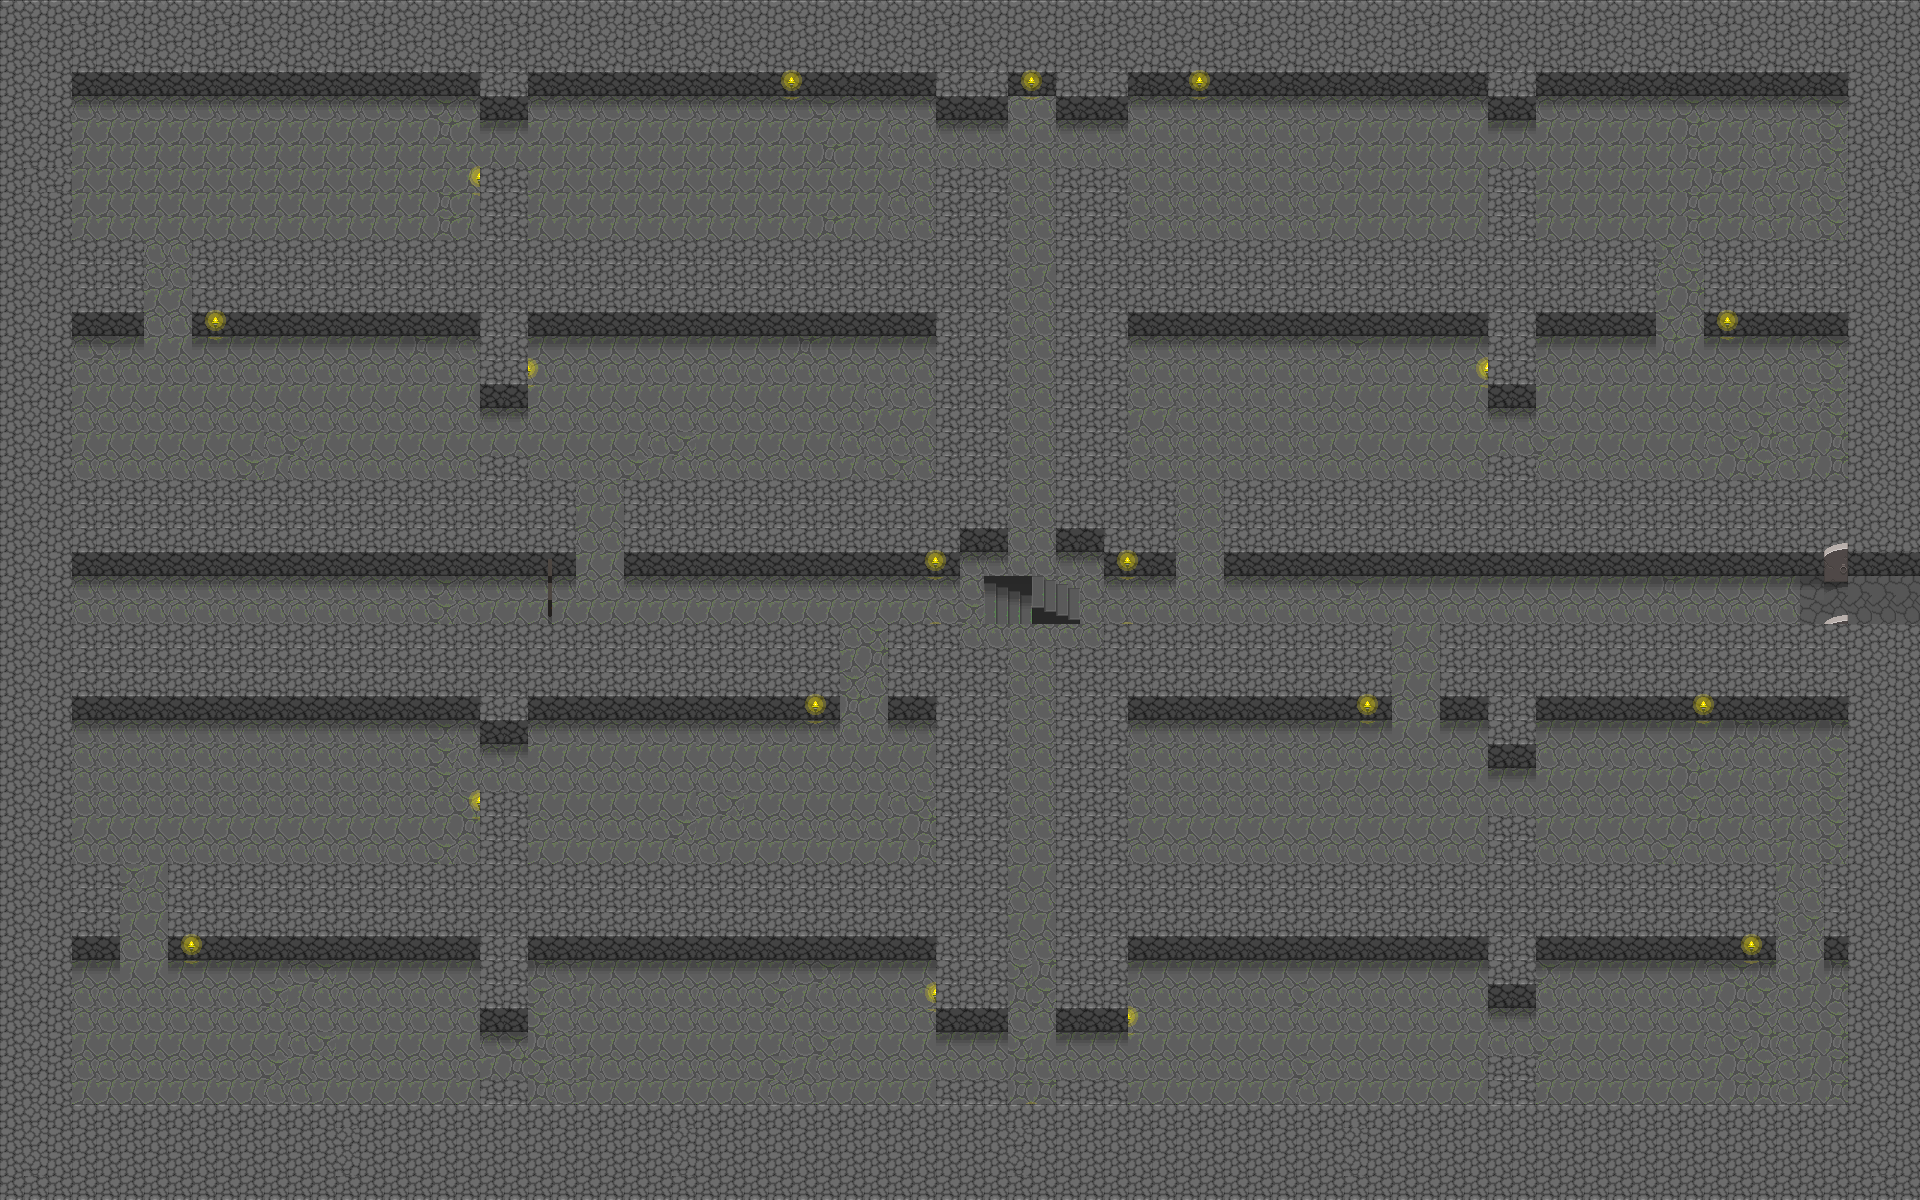

This is a level from a 2D game, rendered from its Tiled map with the project's own tilesets. A one-line summary and the map file follow, with tile-layer data summarised:
An orthogonal 80x50 tile map with 24x24 px tiles, 5 tile layers (Kachelebene 1, Kachelebene 2, Kachelebene 3, Kachelebene 4, ...) and 80 objects.

<map version="2017.05.26" orientation="orthogonal" renderorder="right-down" width="80" height="50" tilewidth="24" tileheight="24" nextobjectid="101">
 <tileset firstgid="1" source="../../tilesets/uf_tileset_terrain.tsx" />
 <layer name="Kachelebene 1" width="80" height="50">
  <data>[4000 cells, 4000 non-empty, 15 distinct tile ids]</data>
 </layer>
 <layer name="Kachelebene 2" width="80" height="50">
  <data>[4000 cells, 1698 non-empty, 13 distinct tile ids]</data>
 </layer>
 <layer name="Kachelebene 3" width="80" height="50">
  <data>[4000 cells, 6 non-empty, 5 distinct tile ids]</data>
 </layer>
 <layer name="Kachelebene 4" width="80" height="50">
  <data>[4000 cells, 98 non-empty, 11 distinct tile ids]</data>
 </layer>
 <layer name="Kachelebene 5" width="80" height="50">
  <data>[4000 cells, 0 non-empty, 0 distinct tile ids]</data>
 </layer>
 <objectgroup name="objects_players" visible="0">
  <object id="1" x="960" y="552" width="48" height="96" />
  <object id="2" x="1056" y="552" width="48" height="96" />
  <object id="4" x="1008" y="624" width="48" height="480" />
  <object id="5" x="1008" y="96" width="48" height="480" />
  <object id="7" x="936" y="120" width="72" height="48" />
  <object id="8" x="1056" y="120" width="72" height="48" />
  <object id="9" x="1056" y="1032" width="72" height="48" />
  <object id="10" x="936" y="1032" width="72" height="48" />
  <object id="11" x="1128" y="96" width="360" height="144" />
  <object id="12" x="1128" y="336" width="360" height="144" />
  <object id="13" x="1176" y="480" width="48" height="96" />
  <object id="14" x="1128" y="720" width="360" height="144" />
  <object id="15" x="1128" y="960" width="360" height="144" />
  <object id="16" x="528" y="720" width="408" height="144" />
  <object id="17" x="528" y="960" width="408" height="144" />
  <object id="18" x="528" y="336" width="408" height="144" />
  <object id="19" x="528" y="96" width="408" height="144" />
  <object id="20" x="480" y="120" width="48" height="48" />
  <object id="21" x="480" y="408" width="48" height="48" />
  <object id="22" x="480" y="744" width="48" height="48" />
  <object id="23" x="480" y="1032" width="48" height="48" />
  <object id="24" x="1488" y="768" width="48" height="48" />
  <object id="25" x="1488" y="1008" width="48" height="48" />
  <object id="26" x="1488" y="408" width="48" height="48" />
  <object id="27" x="1488" y="120" width="48" height="48" />
  <object id="28" x="1392" y="624" width="48" height="96" />
  <object id="29" x="840" y="624" width="48" height="96" />
  <object id="30" x="576" y="480" width="48" height="96" />
  <object id="31" x="1104" y="576" width="744" height="48" />
  <object id="33" x="72" y="720" width="408" height="144" />
  <object id="34" x="72" y="960" width="408" height="144" />
  <object id="35" x="120" y="864" width="48" height="96" />
  <object id="36" x="1536" y="960" width="312" height="144" />
  <object id="37" x="1776" y="864" width="48" height="96" />
  <object id="38" x="1536" y="720" width="312" height="144" />
  <object id="39" x="1536" y="336" width="312" height="144" />
  <object id="40" x="1536" y="96" width="312" height="144" />
  <object id="42" x="1656" y="240" width="48" height="96" />
  <object id="43" x="72" y="96" width="408" height="144" />
  <object id="44" x="144" y="240" width="48" height="96" />
  <object id="45" x="72" y="336" width="408" height="144" />
  <object id="98" x="552" y="576" width="408" height="48" />
 </objectgroup>
 <objectgroup name="objects_npcs">
  <object id="49" x="1008" y="624" width="48" height="480" />
  <object id="50" x="1008" y="96" width="48" height="480" />
  <object id="55" x="1128" y="96" width="360" height="144" />
  <object id="56" x="1128" y="336" width="360" height="144" />
  <object id="58" x="1128" y="720" width="360" height="144" />
  <object id="59" x="1128" y="960" width="360" height="144" />
  <object id="60" x="528" y="720" width="408" height="144" />
  <object id="61" x="528" y="960" width="408" height="144" />
  <object id="62" x="528" y="336" width="408" height="144" />
  <object id="63" x="528" y="96" width="408" height="144" />
  <object id="64" x="480" y="120" width="48" height="48" />
  <object id="65" x="480" y="408" width="48" height="48" />
  <object id="66" x="480" y="744" width="48" height="48" />
  <object id="67" x="480" y="1032" width="48" height="48" />
  <object id="68" x="1488" y="768" width="48" height="48" />
  <object id="69" x="1488" y="1008" width="48" height="48" />
  <object id="70" x="1488" y="408" width="48" height="48" />
  <object id="71" x="1488" y="120" width="48" height="48" />
  <object id="77" x="72" y="720" width="408" height="144" />
  <object id="78" x="72" y="960" width="408" height="144" />
  <object id="79" x="120" y="864" width="48" height="96" />
  <object id="80" x="1536" y="960" width="312" height="144" />
  <object id="81" x="1776" y="864" width="48" height="96" />
  <object id="82" x="1536" y="720" width="312" height="144" />
  <object id="83" x="1536" y="336" width="312" height="144" />
  <object id="84" x="1536" y="96" width="312" height="144" />
  <object id="85" x="1656" y="240" width="48" height="96" />
  <object id="86" x="72" y="96" width="408" height="144" />
  <object id="87" x="144" y="240" width="48" height="96" />
  <object id="88" x="72" y="336" width="408" height="144" />
  <object id="89" x="1056" y="552" width="48" height="24" />
  <object id="90" x="1080" y="576" width="24" height="72" />
  <object id="91" x="1056" y="624" width="24" height="24" />
  <object id="95" x="960" y="552" width="48" height="24" />
  <object id="96" x="960" y="576" width="24" height="72" />
  <object id="97" x="984" y="624" width="24" height="24" />
  <object id="99" x="552" y="576" width="408" height="48" />
  <object id="100" x="1104" y="576" width="696" height="48" />
 </objectgroup>
</map>
